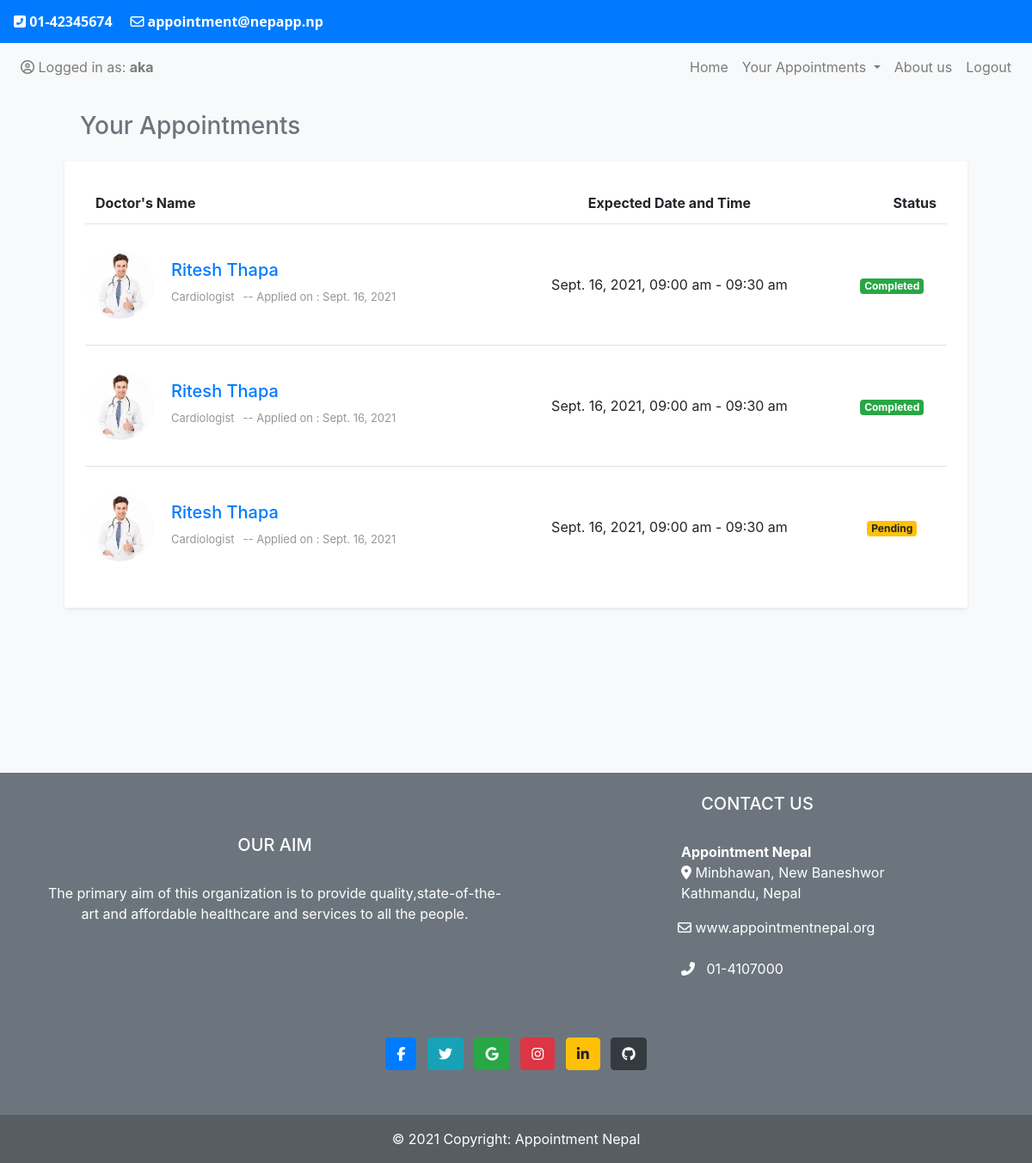
Screenshot of /app/oldappointment (signed in) with the database file from the repository.
### mainapp/models.py (models this page shows, shortened)
class Appointment (models.Model):
    user= models.ForeignKey(User,on_delete=models.CASCADE)
    name=models.CharField(max_length=200, null=True)
    phonenumber=models.CharField(max_length=15, null=True)
    email=models.EmailField( null=True)
    age=models.PositiveIntegerField( null=True)
    address=models.CharField(max_length=200, null=True)
    desc=models.TextField( null=True)
    date=models.DateField(null=True)
    time= models.CharField(max_length=20, null=True,choices=times )
    seen=models.BooleanField(default=False)
    response=models.TextField(null=True)
    doctor=models.ForeignKey(DoctorUser,on_delete=models.CASCADE, null=True)
    applied_date=models.DateField(auto_now_add=True, blank=True, null=True)

### accounts/models.py (models this page shows, shortened)
class DoctorUser(models.Model):
    user = models.OneToOneField(User, on_delete=models.CASCADE, related_name='doctor')
    dob= models.DateField(null=True)
    total_experience_years= models.PositiveIntegerField(null=True)
    address= models.CharField(max_length=255, null=True)
    contact= models.CharField(max_length=10, null=True)
    maximum_degree= models.ImageField(upload_to='doctors_degree',null=False)
    specilization=models.ForeignKey(Specilization,null=False, on_delete=models.CASCADE)
    profile_pic= models.ImageField(upload_to='doctors_pics', null=True, blank=True)
    admin_approve=models.BooleanField(default=False)
    @property
    def imageUrl(self):
        try:
            url=self.profile_pic.url
        except:
            url=''
        return url

class Specilization(models.Model):
    specilization_type=models.CharField(max_length=255, null=False)
    problem_related=models.CharField(max_length=255, null=False)
    def __str__(self):
        return self.specilization_type

### accounts/auth.py (the view)
    def wrapper_function(request, *args, **kwargs):
        if request.user.is_staff:
            return redirect('doctorsapp:doctorhome')
        else:
            return view_function(request, *args, **kwargs)

### accounts/auth.py (called while the page is built)
def user_only(view_function):
    def wrapper_function(request, *args, **kwargs):
        if request.user.is_staff:
            return redirect('doctorsapp:doctorhome')
        else:
            return view_function(request, *args, **kwargs)
    return wrapper_function

### mainapp/views.py (called while the page is built)
@user_only
@login_required
def oldappointment(request):
    user=request.user
    appointments=Appointment.objects.filter(user=user).order_by('-id')
    context={
        'appointments':appointments
    }
    return render(request,'mainapp/oldAppointment.html',context)

### templates/mainapp/oldAppointment.html (shortened to what this page needs)
{% extends 'mainapp/base.html' %}
{% load static %}
{% block navblock %}
<div class="container">
    <h3 class='ml-5 my-4 text-secondary'>Your Appointments</h3>
    <div class="container mt-3 mb-4">
      <div class="col-lg-12 mt-4 mt-lg-0">
          <div class="row">
            <div class="col-md-12">
              <div class="user-dashboard-info-box table-responsive mb-0 bg-white p-4 shadow-sm">
                <table class="table manage-candidates-top mb-0">
                  <thead>
                    <tr>
                      <th>Doctor's Name</th>
                      <th class="text-center">Expected Date and Time</th>
                      <th class="action text-right">Status</th>
                    </tr>
                  </thead>
                  <tbody>
                    {% for i in appointments %}
                    <tr class="candidates-list">
                      <td class="title">
                        <div class="thumb">
                          <img class="img-fluid" src="{{i.doctor.imageUrl}}" alt="doctor pic">
                        </div>
                        <div class="candidate-list-details">
                          <div class="candidate-list-info">
                            <div class="candidate-list-title">
                              <h5 class="mb-0"><a href="{% url 'mainapp:response' id=i.id %}">{{i.doctor.user.first_name}} {{i.doctor.user.last_name}}</a></h5>
                            </div>
                            <div class="candidate-list-option">
                              <ul class="list-unstyled">
                                <li>{{i.doctor.specilization}}</li>
                                <li>-- Applied on : {{i.applied_date}}</li>
                              </ul>
                            </div>
                          </div>
                        </div>
                      </td>
                      <td class="text-center fw-bold">
                        {{i.date}}, {{i.time}}
                      </td>
                      <td class="candidate-list-favourite-time text-center">
                        {% if not i.response == None %}
                        <span class="candidate-list-time order-1 badge badge-success">Completed</span>
                        {% else %}
                        <span class="candidate-list-time order-1 badge badge-warning">Pending</span>
                        {% endif %}
                      </td>
                    </tr>
                    {% endfor %}
                  </tbody>
                </table>
              </div>
            </div>
          </div>
        </div>
      </div>
</div>
<br>
<br> <br><br><br><br><br>
{% include 'mainapp/footer.html' %}
{% endblock %}

### templates/mainapp/base.html (shortened to what this page needs)
<!doctype html>
{% load static %}
<html lang="en">
  <head>
    <link rel="stylesheet" href="https://maxcdn.bootstrapcdn.com/bootstrap/4.0.0/css/bootstrap.min.css">
    <link href="{% static 'mainapp/css/navbar.css'   %}" rel="stylesheet" type="text/css" />
    <link href="{% static 'mainapp/css/appoint.css'   %}" rel="stylesheet" type="text/css" />
  </head>
  <body>
   <nav class="navbar navbar-dark bg-primary justify-content-between ">
    <a class="navbar-brand ok" href="#"><i class="fas fa-phone-square-alt"></i> 01-42345674 &nbsp;   &nbsp;  <i class="far fa-envelope"></i> appointment@nepapp.np</a>
  </nav>
  <nav class="navbar navbar-expand-lg navbar-light bg-light sticky-top" >
    <div class="collapse navbar-collapse" id="navbarNavDropdown">
      <ul class="navbar-nav ">
        {% if user.is_authenticated %}
      <li class="nav-item">
        <a class="nav-link" href="{% url 'mainapp:profile'%}"><i class="far fa-user-circle"></i>&nbsp;Logged in as: <b>{{user.username}}</b></a>
      </li>
    {% endif %}
      </ul>
      <ul class="navbar-nav ml-auto">
        <li class="nav-item {{active_home}}">
          <a class="nav-link" href="{% url 'mainapp:home'%}">Home <span class="sr-only">(current)</span></a>
        </li>
        <li class="nav-item dropdown {{active_appointment}}">
          <a class="nav-link dropdown-toggle" href="#" id="navbarDropdownMenuLink" data-toggle="dropdown" aria-haspopup="true" aria-expanded="false">
             Your Appointments
          </a>
        </li>
        <li class="nav-item {{active_about}}">
          <a class="nav-link" href="{% url 'mainapp:about'%}">About us</a>
        </li>
        {% if user.is_authenticated %}
        <li class="nav-item {{active_logout}}">
          <a class="nav-link" href="{% url 'accounts:logout'%}">Logout</a>
        </li>
        {% endif %}
      </ul>
    </div>
  </nav>
  </body>
{% block navblock %}
{% endblock %}
</html>

### statics/mainapp/css/navbar.css (style rules this page uses)
* { overflow-x: wrap; }
.ok { font-family: 'Open Sans', sans-serif; font-size: 1em; font-weight: bold; }

### statics/mainapp/css/appoint.css (style rules this page uses)
body { width: 100%; height: 100%; }
.ok { font-family: 'Open Sans', sans-serif; font-size: 1em; font-weight: bold; }

### templates/mainapp/oldAppointment.html (style rules this page uses)
body { background-color: #f8f9fa!important }
.p-4 { padding: 1.5rem!important; }
.mb-0, .my-0 { margin-bottom: 0!important; }
.shadow-sm { box-shadow: 0 .125rem .25rem rgba(0,0,0,.075)!important; }
.user-dashboard-info-box .candidates-list .thumb img { width: 80px; height: 80px; -o-object-fit: cover; object-fit: cover; overflow: hidden; border-radius: 50%; }
.user-dashboard-info-box .title { display: -webkit-box; display: -ms-flexbox; display: flex; -webkit-box-align: center; -ms-flex-align: center; align-items: center; padding: 30px 0; }
.user-dashboard-info-box .candidates-list td { vertical-align: middle; }
.user-dashboard-info-box td li { margin: 0 4px; }
.user-dashboard-info-box .table thead th { border-bottom: none; }
.table.manage-candidates-top th { border: 0; }
.table.manage-candidates-top { min-width: 650px; }
.user-dashboard-info-box .candidate-list-details ul { color: #969696; }
.candidate-list-title { margin-bottom: 5px; }
.candidate-list-details ul { display: -webkit-box; display: -ms-flexbox; display: flex; -ms-flex-wrap: wrap; flex-wrap: wrap; margin-bottom: 0px; }
.candidate-list-details ul li { margin: 5px 10px 5px 0px; font-size: 13px; }
.bg-white { background-color: #ffffff !important; }
.user-dashboard-info-box .candidates-list .thumb { margin-right: 20px; }

### rows the page displays
Appointment: doctor.imageUrl (picture), doctor.user.first_name "Ritesh", doctor.user.last_name "Thapa", doctor.specilization "Cardiologist", applied_date "Sept. 16, 2021", date "Sept. 16, 2021", time "09:00 am - 09:30 am", response "Completed"
Appointment: doctor.imageUrl (picture), doctor.user.first_name "Ritesh", doctor.user.last_name "Thapa", doctor.specilization "Cardiologist", applied_date "Sept. 16, 2021", date "Sept. 16, 2021", time "09:00 am - 09:30 am", response "Completed"
Appointment: doctor.imageUrl (picture), doctor.user.first_name "Ritesh", doctor.user.last_name "Thapa", doctor.specilization "Cardiologist", applied_date "Sept. 16, 2021", date "Sept. 16, 2021", time "09:00 am - 09:30 am", shows "Pending"

### other values shown
{{ user.username }} "aka"
